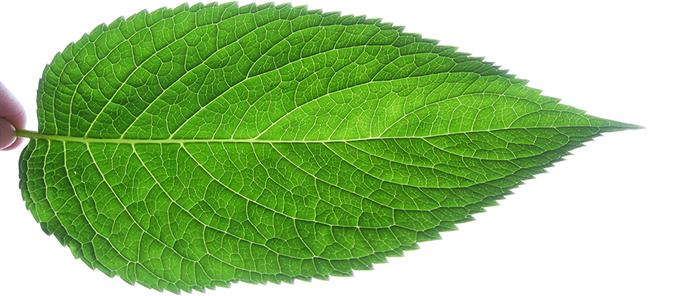
%> input picture Exercises/Ex4/leaf.jpg, 690 x 296 px
$ octave exercise4.m   (GNU Octave 9; MATLAB toolbox functions it lacks are replaced by stand-ins)
%> lines starting %> are read from the running program, lines starting %| are printed output that depends on the picture; in (x1, y1, x2, y2) boxes, pixels count from 0 and x2, y2 are one past the last pixel; in counts of white or black regions, pixels touching at a corner belong together; the program's own positions count from 1
%% Exercise 4 - Shape Description

leaf = imread("leaf.jpg");
%> leaf is the input picture: size 296x690x3 uint8; mean R, G, B 152.6, 192.7, 126.3

%convert leaf to grayscale
I = rgb2gray(leaf);
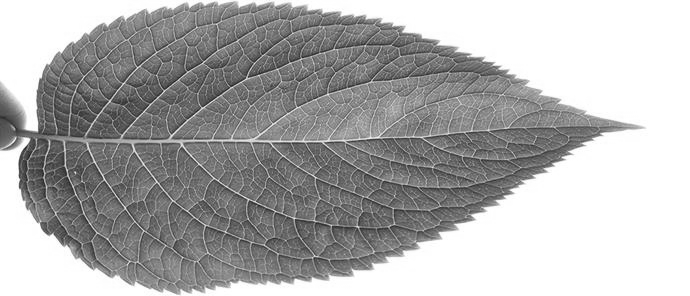
%> I: size 296x690 uint8; min 26, max 255, mean 173.1

%B = fourierShapeDescriptor(imread("BinaryBall.tif"),100);
binarized_leaf = imbinarize(I);
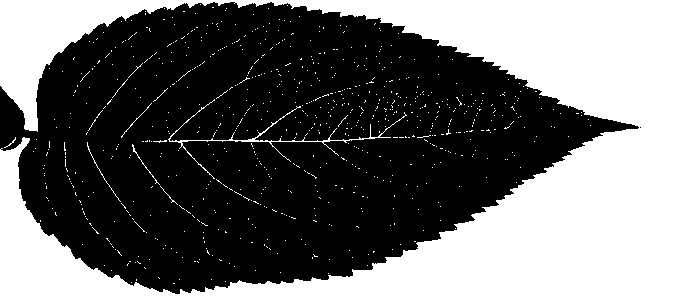
%> binarized_leaf: size 296x690 logical; 41.6% white; 776 white regions (768 under 20 px), largest, box (x1, y1, x2, y2) and area: (0, 0, 690, 296) 82729, (168, 99, 407, 179) 642, (87, 142, 121, 202) 64
imshowpair(I,binarized_leaf,'montage')
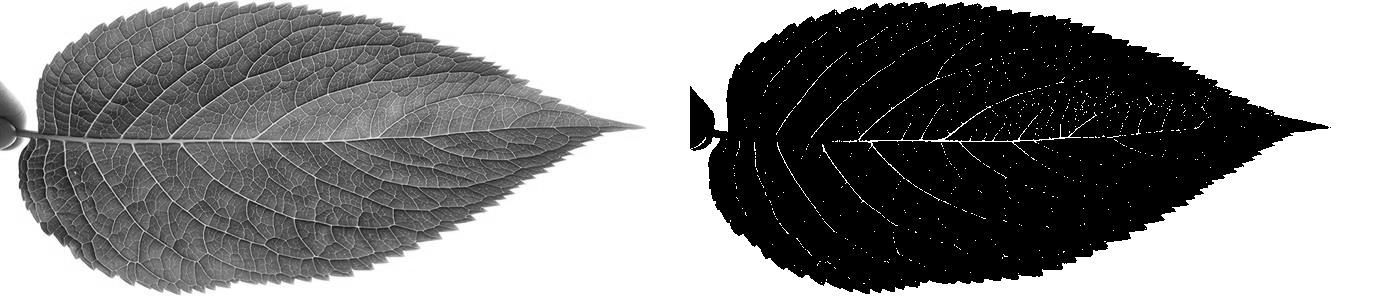
%> displayed picture: size 296x1380, on the screen's scale of 0 to 255; min 0, max 255, mean 135

%Find boundaries
Bound_leaf = bwboundaries(binarized_leaf);
%> Bound_leaf = 777 boundaries; largest, box (x1, y1, x2, y2) and points: (0, 0, 690, 296) 3667, (168, 99, 407, 179) 932, (87, 142, 121, 202) 119, (132, 144, 160, 185) 85, (121, 103, 152, 138) 71


[B,L] = bwboundaries(binarized_leaf,'noholes');
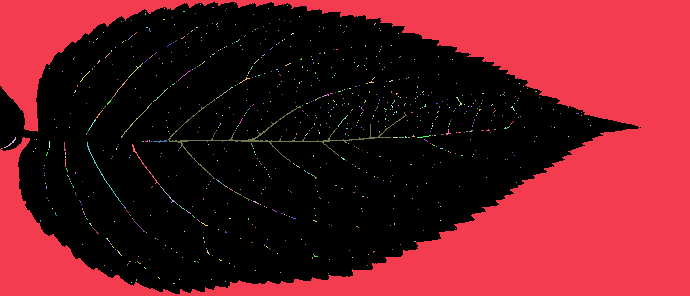
%> L: size 296x690 double; 777 distinct labels, from 0 to 776; one colour per label, 0 black
%> B = 776 boundaries; largest, box (x1, y1, x2, y2) and points: (0, 0, 690, 296) 3667, (168, 99, 407, 179) 932, (87, 142, 121, 202) 119, (132, 144, 160, 185) 85, (121, 103, 152, 138) 71
imshow(label2rgb(L, @jet, [.5 .5 .5]))
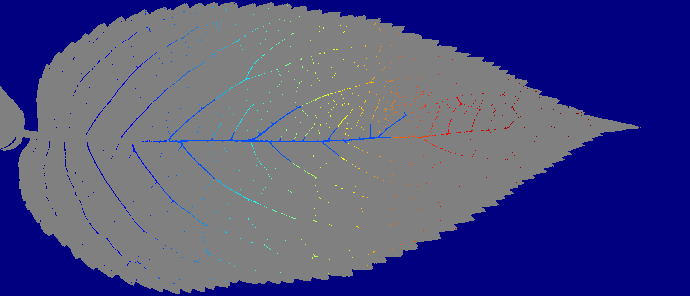
%> displayed picture: size 296x690x3, on the screen's scale of 0 to 255; mean R, G, B 75.4, 75.8, 129
hold on
for k = 1:length(B)
   boundary = B{k};
   plot(boundary(:,2), boundary(:,1), 'w', 'LineWidth', 2)
end
%> this loop made 776 passes
%> boundary on passes 3 to 5: [152 34; 152 34], [149 36; 149 36], [140 37; 140 37]
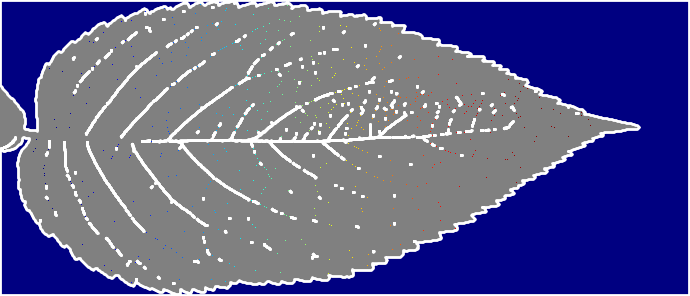
%> figure redrawn from the program's plot data
